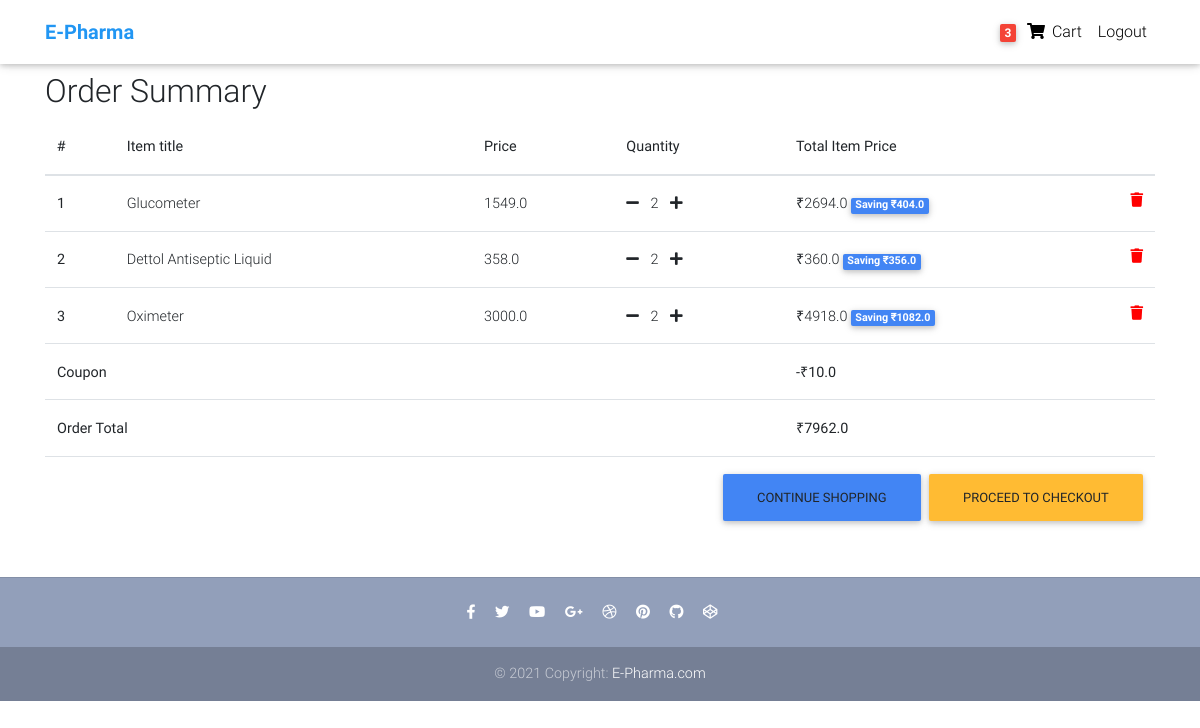
/order-summary/ (signed in), run on the app's committed database.
### core/models.py (models this page shows, shortened)
class Order(models.Model):
    user = models.ForeignKey(settings.AUTH_USER_MODEL,
                             on_delete=models.CASCADE)
    ref_code = models.CharField(max_length=20, blank=True, null=True)
    items = models.ManyToManyField(OrderItem)
    start_date = models.DateTimeField(auto_now_add=True)
    ordered_date = models.DateTimeField()
    ordered = models.BooleanField(default=False)
    shipping_address = models.ForeignKey(
        'Address', related_name='shipping_address', on_delete=models.SET_NULL, blank=True, null=True)
    billing_address = models.ForeignKey(
        'Address', related_name='billing_address', on_delete=models.SET_NULL, blank=True, null=True)
    payment = models.ForeignKey(
        'Payment', on_delete=models.SET_NULL, blank=True, null=True)
    coupon = models.ForeignKey(
        'Coupon', on_delete=models.SET_NULL, blank=True, null=True)
    being_delivered = models.BooleanField(default=False)
    received = models.BooleanField(default=False)
    refund_requested = models.BooleanField(default=False)
    refund_granted = models.BooleanField(default=False)
    '''
    1. Item added to cart
    2. Adding a billing address
    (Failed checkout)
    3. Payment
    (Preprocessing, processing, packaging etc.)
    4. Being delivered
    5. Received
    6. Refunds
    '''
    def get_total(self):
        total = 0
        for order_item in self.items.all():
            total += order_item.get_final_price()
        if self.coupon:
            total -= self.coupon.amount
        return total

class OrderItem(models.Model):
    user = models.ForeignKey(settings.AUTH_USER_MODEL,
                             on_delete=models.CASCADE)
    ordered = models.BooleanField(default=False)
    item = models.ForeignKey(Item, on_delete=models.CASCADE)
    quantity = models.IntegerField(default=1)
    def get_total_item_price(self):
        return self.quantity * self.item.price
    def get_total_discount_item_price(self):
        return self.quantity * self.item.discount_price
    def get_amount_saved(self):
        return self.get_total_item_price() - self.get_total_discount_item_price()
    def get_final_price(self):
        if self.item.discount_price:
            return self.get_total_discount_item_price()
        return self.get_total_item_price()

class Item(models.Model):
    title = models.CharField(max_length=100)
    price = models.FloatField()
    discount_price = models.FloatField(blank=True, null=True)
    category = models.CharField(choices=CATEGORY_CHOICES, max_length=2)
    label = models.CharField(choices=LABEL_CHOICES, max_length=1)
    slug = models.SlugField()
    description = models.TextField()
    image = models.ImageField()
    image_1 = models.ImageField(null=True)
    image_2 = models.ImageField(null=True)
    image_3 = models.ImageField()

class Coupon(models.Model):
    code = models.CharField(max_length=15)
    amount = models.FloatField()

### core/views.py (the view)
# urls.py: path('order-summary/', OrderSummaryView.as_view(), name='order-summary'),
class OrderSummaryView(LoginRequiredMixin, View):
    def get(self, *args, **kwargs):
        try:
            order = Order.objects.get(user=self.request.user, ordered=False)
            context = {
                'object': order
            }
            return render(self.request, 'order_summary.html', context)
        except ObjectDoesNotExist:
            messages.warning(self.request, "You do not have an active order")
            return redirect("/")

### core/templatetags/cart_template_tags.py (called while the page is built)
@register.filter
def cart_item_count(user):
    if user.is_authenticated:
        qs = Order.objects.filter(user=user, ordered=False)
        if qs.exists():
            return qs[0].items.count()
    return 0

### templates/order_summary.html (shortened to what this page needs)
{% extends "base.html" %}
{% block content %}
<main>
    <div class="container">
        <div class="table-responsive text-nowrap">
            <h2>Order Summary</h2>
            <table class="table">
                <thead>
                    <tr>
                        <th scope="col">#</th>
                        <th scope="col">Item title</th>
                        <th scope="col">Price</th>
                        <th scope="col">Quantity</th>
                        <th scope="col">Total Item Price</th>
                    </tr>
                </thead>
                <tbody>
                    {% for order_item in object.items.all %}
                    <tr>
                        <th scope="row">{{ forloop.counter }}</th>
                        <td>{{ order_item.item.title }}</td>
                        <td>{{ order_item.item.price }}</td>
                        <td>
                            <a href="{% url 'core:remove-single-item-from-cart' order_item.item.slug %}"><i
                                    class="fas fa-minus mr-2"></i></a>
                            {{ order_item.quantity }}
                            <a href="{% url 'core:add-to-cart' order_item.item.slug %}"><i
                                    class="fas fa-plus ml-2"></i></a>
                        </td>
                        <td>
                            {% if order_item.item.discount_price %}
                            ₹{{ order_item.get_total_discount_item_price }}
                            <span class="badge badge-primary">Saving ₹{{ order_item.get_amount_saved }}</span>
                            {% else %}
                            ₹{{ order_item.get_total_item_price }}
                            {% endif %}
                            <a style='color: red;' href="{% url 'core:remove-from-cart' order_item.item.slug %}">
                                <i class="fas fa-trash float-right"></i>
                            </a>
                        </td>
                    </tr>
                    {% endfor %}
                    {% if object.coupon %}
                    <tr>
                        <td colspan="4"><b>Coupon</b></td>
                        <td><b>-₹{{ object.coupon.amount }}</b></td>
                    </tr>
                    {% endif %}
                    {% if object.get_total %}
                    <tr>
                        <td colspan="4"><b>Order Total</b></td>
                        <td><b>₹{{ object.get_total }}</b></td>
                    </tr>
                    <tr>
                        <td colspan="5">
                            <a class='btn btn-warning float-right ml-2' href='/checkout/'>Proceed to checkout</a>
                            <a class='btn btn-primary float-right' href='/'>Continue shopping</a>
                        </td>
                    </tr>
                    {% endif %}
                </tbody>
            </table>
        </div>
    </div>
</main>
{% endblock content %}

### templates/base.html (shortened to what this page needs)
{% load static %}
<!DOCTYPE html>
<html lang="en">
<head>
  <link rel="stylesheet" href="https://use.fontawesome.com/releases/v5.8.1/css/all.css">
  <link href="{% static 'css/bootstrap.min.css' %}" rel="stylesheet">
  <link href="{% static 'css/mdb.min.css' %}" rel="stylesheet">
  <link href="{% static 'css/style.min.css' %}" rel="stylesheet">
</head>
{% include "navbar.html" %}
<body>
    <div class="mt-5 pt-4">
    </div>
    {% block content %}
    {% endblock content %}
    {% include "footer.html" %}
</body>
</html>

### templates/navbar.html (shortened to what this page needs)
{% load cart_template_tags %}
<nav class="navbar fixed-top navbar-expand-lg navbar-light white scrolling-navbar">
  <div class="container">
    <a class="navbar-brand waves-effect" href="/">
      <strong class="font-weight-bold blue-text">E-Pharma</strong>
    </a>
    <div class="collapse navbar-collapse" id="navbarSupportedContent">
      <ul class="navbar-nav nav-flex-icons">
        {% if request.user.is_authenticated %}
        <li class="nav-item">
          <a href="{% url 'core:order-summary' %}" class="nav-link waves-effect">
            <span class="badge red z-depth-1 mr-1"> {{ request.user|cart_item_count }} </span>
            <i class="fas fa-shopping-cart"></i>
            <span class="clearfix d-none d-sm-inline-block"> Cart </span>
          </a>
        </li>
        <li class="nav-item">
          <a class="nav-link waves-effect" href="{% url 'account_logout' %}">
            <span class="clearfix d-none d-sm-inline-block"> Logout </span>
          </a>
        </li>
        {% endif %}
      </ul>
    </div>
  </div>
</nav>

### templates/footer.html
<footer class="page-footer text-center font-small mt-4 wow fadeIn">
  <hr class="my-4">
  <div class="pb-4">
    <a href="https://www.facebook.com/mdbootstrap" target="_blank">
      <i class="fab fa-facebook-f mr-3"></i>
    </a>
    <a href="https://twitter.com/MDBootstrap" target="_blank">
      <i class="fab fa-twitter mr-3"></i>
    </a>
    <a href="https://www.youtube.com/watch?v=7MUISDJ5ZZ4" target="_blank">
      <i class="fab fa-youtube mr-3"></i>
    </a>
    <a href="https://plus.google.com/u/0/b/107863090883699620484" target="_blank">
      <i class="fab fa-google-plus-g mr-3"></i>
    </a>
    <a href="https://dribbble.com/mdbootstrap" target="_blank">
      <i class="fab fa-dribbble mr-3"></i>
    </a>
    <a href="https://pinterest.com/mdbootstrap" target="_blank">
      <i class="fab fa-pinterest mr-3"></i>
    </a>
    <a href="https://github.com/mdbootstrap/bootstrap-material-design" target="_blank">
      <i class="fab fa-github mr-3"></i>
    </a>
    <a href="http://codepen.io/mdbootstrap/" target="_blank">
      <i class="fab fa-codepen mr-3"></i>
    </a>
  </div>
  <div class="footer-copyright py-3">
    © 2021 Copyright:
    <a href="#" target="_blank"> E-Pharma.com </a>
  </div>
</footer>

### templates/scripts.html (shortened to what this page needs)
{% load static %}

### templates/base.html (style rules this page uses)
html, body, header, .carousel { height: 60vh; }

### data on the page
OrderItem: item "Glucometer", item.price "1549.0", quantity "2", get_total_discount_item_price "2694.0", get_amount_saved "404.0"
OrderItem: item "Dettol Antiseptic Liquid", item.price "358.0", quantity "2", get_total_discount_item_price "360.0", get_amount_saved "356.0"
OrderItem: item "Oximeter", item.price "3000.0", quantity "2", get_total_discount_item_price "4918.0", get_amount_saved "1082.0"
Order: coupon.amount "10.0", get_total "7962.0"

### other printed values
{{ request.user|cart_item_count }} "3"
